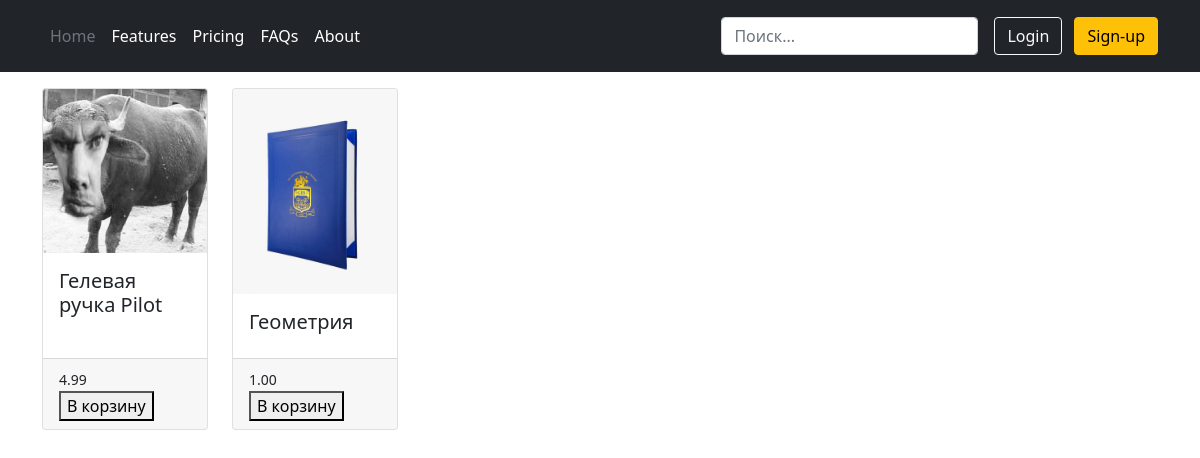
Before: / with the older database file.
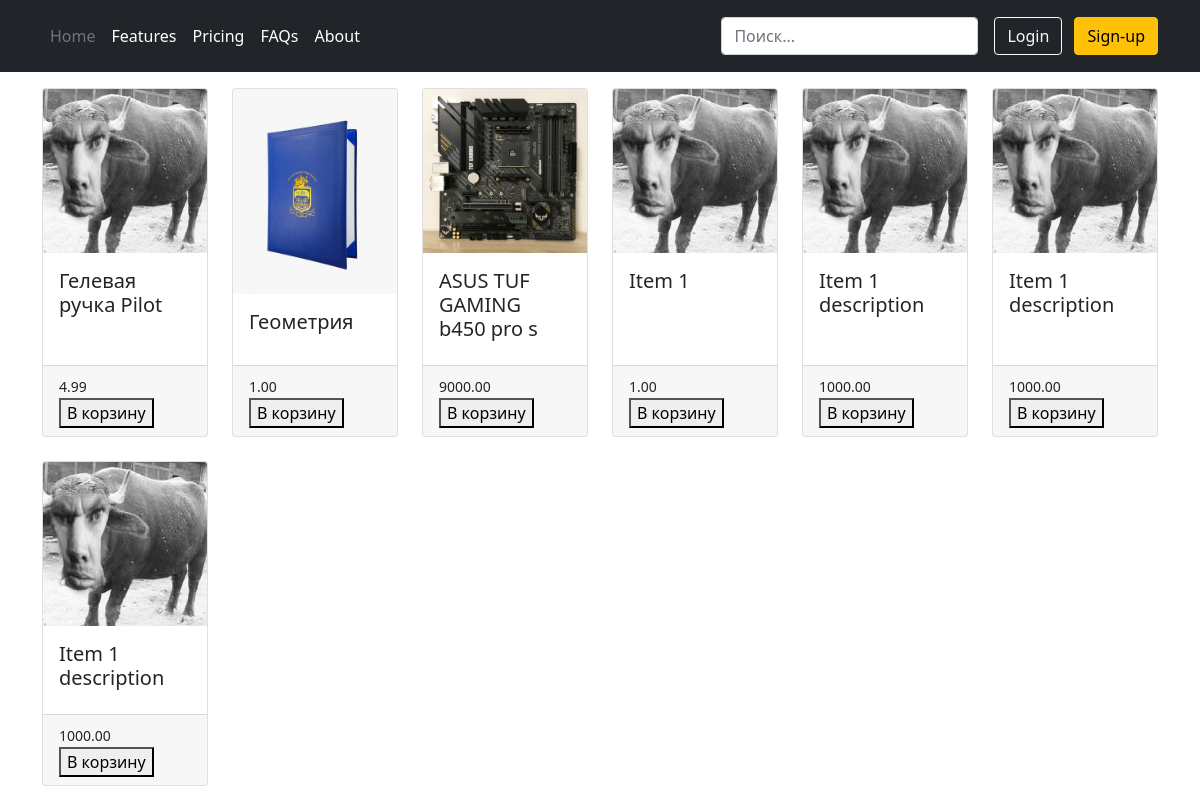
After: the same page with the newer database file.
### items/models.py (models this page shows, shortened)
class Item(models.Model):
    id = models.UUIDField(primary_key=True, default=uuid.uuid4, editable=False)
    name = models.CharField(max_length=120,)
    description = models.TextField(max_length=1024,)
    price = models.DecimalField(decimal_places=2, max_digits=7)
    image = models.ImageField(upload_to='images/',)
    acart = models.ManyToManyField(CustomUser, through='Cart')

### items/views.py (the view)
# urls.py: path('', AllItemView.as_view(), name='all_item'),
class AllItemView(ListView):
    model = Item
    template_name = 'all_item.html'

### templates/all_item.html (shortened to what this page needs)
{% extends 'base.html' %}
{% block content %}
<div class="row row-cols-1 row-cols-md-6 g-4">
{% for item in object_list %}
  <div class="col">
    <div class="card h-100">
      <a href="{% url 'detail_item' item.pk %}">
      <img src="{{ item.image.url }}" class="card-img-top" alt="{{ item.name }}">
      </a>
      <div class="card-body">
        <h5 class="card-title">{{ item.name }}</h5>
      </div>
      <div class="card-footer">
        <small>{{ item.price }}</small>
        <form action="/add-to-cart">
          <button type="submit">В корзину</button>
        </form>
      </div>
    </div>
  </div>
{% endfor %}
</div>
{% endblock content %}

### templates/base.html (shortened to what this page needs)
<!doctype html>
{% load static %}
<html lang="en">
  <head>
    <link href="https://cdn.jsdelivr.net/npm/bootstrap@5.0.2/dist/css/bootstrap.min.css" rel="stylesheet">
  </head>
  <body>
  <header class="p-3 bg-dark text-white">
    <div class="container">
      <div class="d-flex flex-wrap align-items-center justify-content-center justify-content-lg-start">
        <ul class="nav col-12 col-lg-auto me-lg-auto mb-2 justify-content-center mb-md-0">
          <li><a href="#" class="nav-link px-2 text-secondary">Home</a></li>
          <li><a href="#" class="nav-link px-2 text-white">Features</a></li>
          <li><a href="#" class="nav-link px-2 text-white">Pricing</a></li>
          <li><a href="#" class="nav-link px-2 text-white">FAQs</a></li>
          <li><a href="#" class="nav-link px-2 text-white">About</a></li>
        </ul>
        <form class="col-12 col-lg-auto mb-3 mb-lg-0 me-lg-3" action="{% url 'search_item' %}" method="get">
          <input name="q" type="text" class="form-control form-control-dark" placeholder="Поиск..." aria-label="Search">
        </form>
        <div class="text-end">
          {% if user.is_authenticated %}
            <button type="button" class="btn btn-outline-light me-2">{{ user.user_name }}</button>
            <button type="button" class="btn btn-outline-light me-2">Log Out</button>
          {% else %}
            <button type="button" class="btn btn-outline-light me-2">Login</button>
            <button type="button" class="btn btn-warning">Sign-up</button>
          {% endif %}
        </div>
      </div>
    </div>
  </header>
  <div class="container">
    {% block content %}
    {% endblock content %}
  </div>
  </body>
</html>

Changed rows visible on the page:
added Item: image (picture), name "ASUS TUF GAMING b450 pro s", price "9000.00"
added Item: image (picture), name "Item 1", price "1.00"
added Item: image (picture), name "Item 1 description", price "1000.00"
added Item: image (picture), name "Item 1 description", price "1000.00"
added Item: image (picture), name "Item 1 description", price "1000.00"
